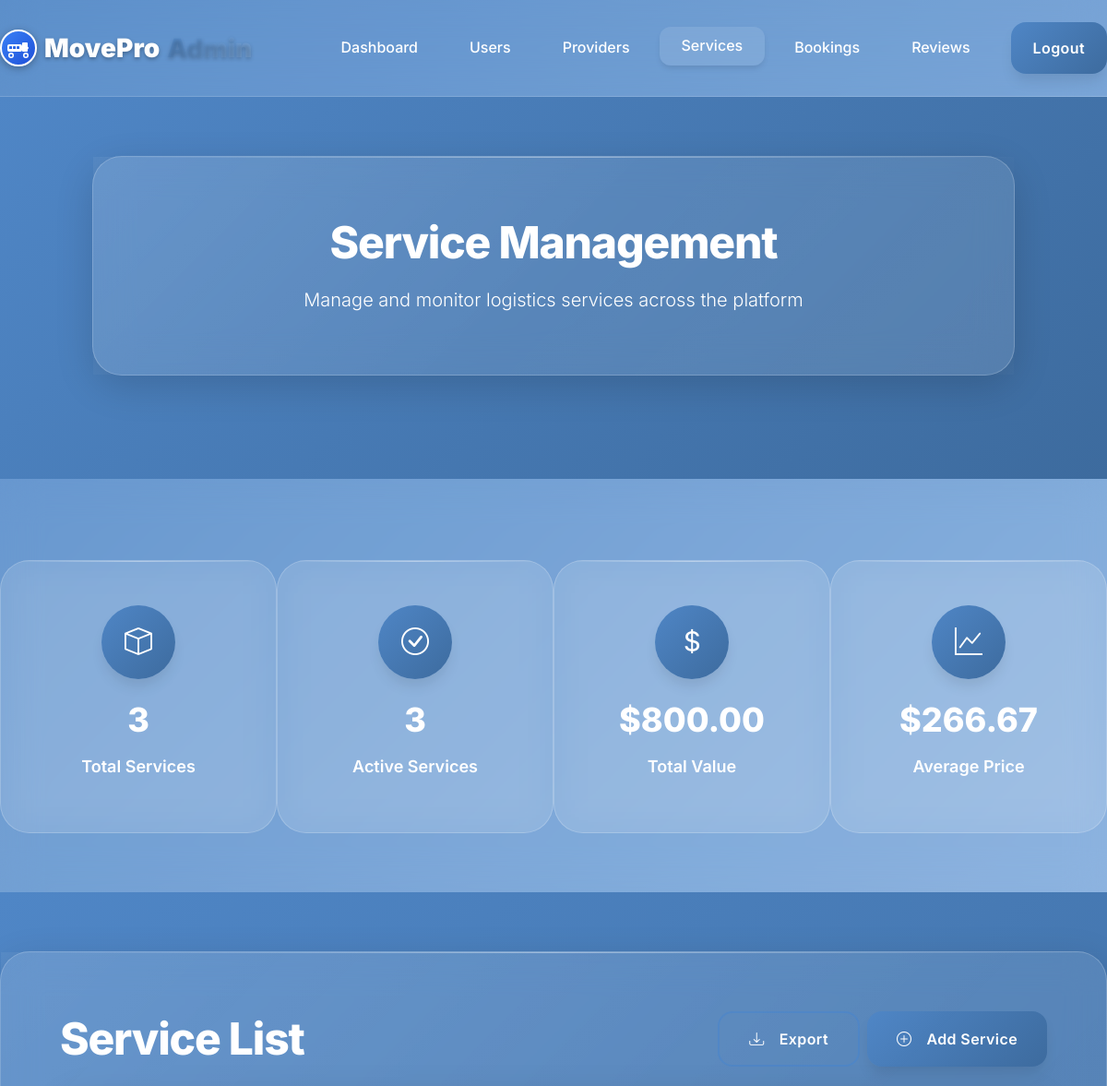
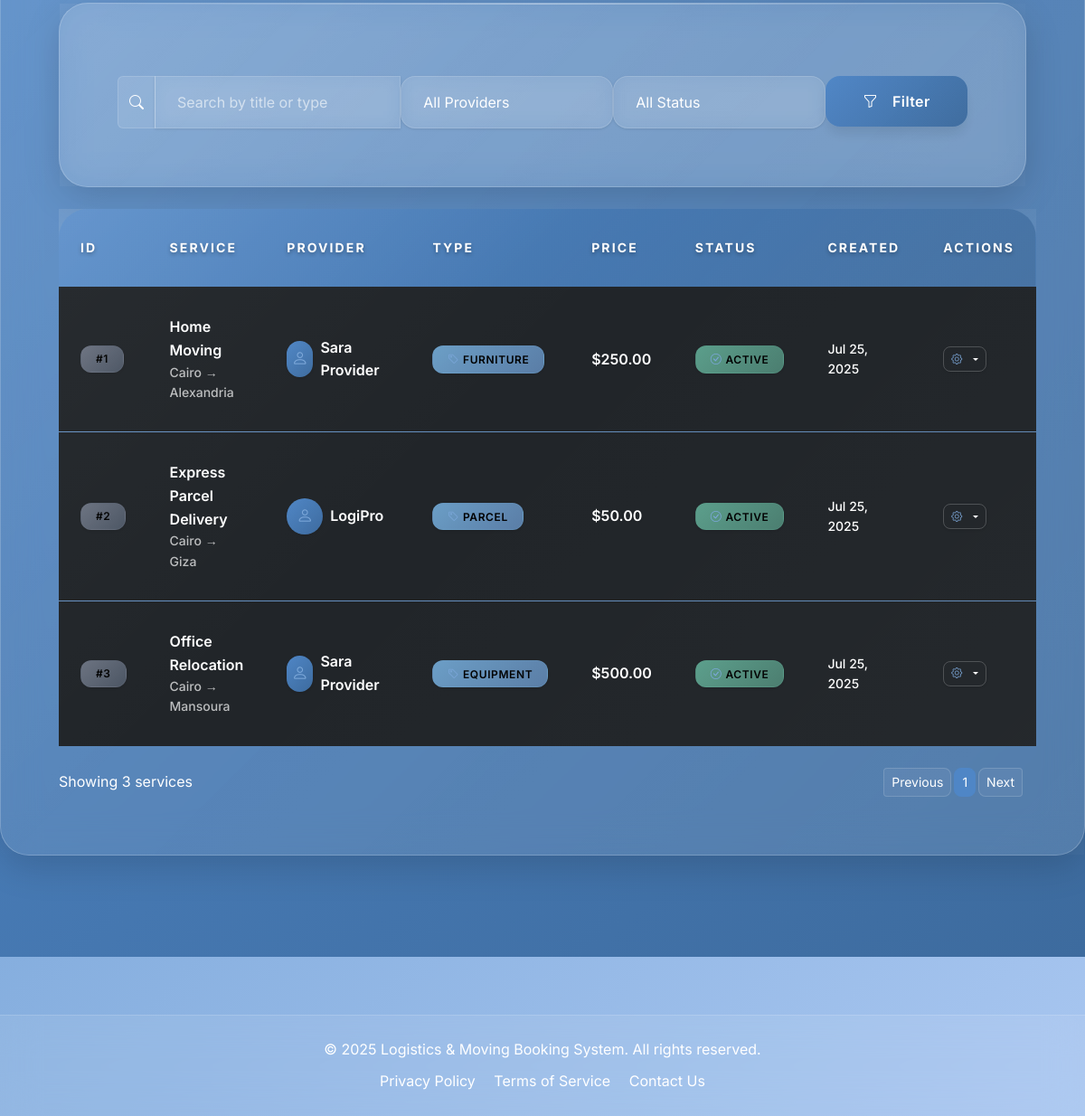
The page /admin_services.php (signed in) on the database its author committed (2 pictures, top to bottom).
### tables this page shows
CREATE TABLE services (
  id INT AUTO_INCREMENT PRIMARY KEY,
  provider_id INT NOT NULL,
  title VARCHAR(150) NOT NULL,
  description TEXT,
  type VARCHAR(50),
  price DECIMAL(10,2) NOT NULL,
  city_from VARCHAR(100),
  city_to VARCHAR(100),
  available_from DATE,
  available_to DATE,
  created_at TIMESTAMP DEFAULT CURRENT_TIMESTAMP,
  status ENUM('active','inactive') DEFAULT 'active',
  FOREIGN KEY (provider_id) REFERENCES users(id) ON DELETE CASCADE
);

CREATE TABLE users (
  id INT AUTO_INCREMENT PRIMARY KEY,
  name VARCHAR(100) NOT NULL,
  email VARCHAR(100) NOT NULL UNIQUE,
  password VARCHAR(255) NOT NULL,
  role ENUM('client','provider','admin') NOT NULL DEFAULT 'client',
  phone VARCHAR(30),
  company_name VARCHAR(100),
  profile_image VARCHAR(255) DEFAULT NULL,
  created_at TIMESTAMP DEFAULT CURRENT_TIMESTAMP,
  status ENUM('active','inactive') DEFAULT 'active',
  rating DECIMAL(2,1) DEFAULT 0.0
);

### public/admin_services.php (the view, shortened to what this page needs)
<?php
require_once __DIR__ . '/../config/db.php';
$statsQuery = "
    SELECT
        COUNT(*) AS total_services,
        SUM(CASE WHEN status = 'active' THEN 1 ELSE 0 END) AS total_active,
        SUM(price) AS total_value,
        AVG(price) AS average_price
    FROM services
";
$statsResult = mysqli_query($conn, $statsQuery);
$stats_data = mysqli_fetch_assoc($statsResult) ?: [
    'total_services' => 0,
    'total_active'   => 0,
    'total_value'    => 0,
    'average_price'  => 0,
];
$where = "WHERE 1";
$search      = trim($_GET['search'] ?? '');
$servicesQuery = "SELECT s.*, u.name AS provider_name FROM services s JOIN users u ON s.provider_id = u.id $where ORDER BY s.created_at DESC";
$servicesResult = mysqli_query($conn, $servicesQuery);
?>
<!DOCTYPE html>
<html lang="en">
<head>
    <link href="https://cdn.jsdelivr.net/npm/bootstrap@5.3.2/dist/css/bootstrap.min.css" rel="stylesheet">
    <link rel="stylesheet" href="https://cdn.jsdelivr.net/npm/bootstrap-icons@1.11.1/font/bootstrap-icons.css">
    <link rel="stylesheet" href="../assets/css/style.css">
</head>
<body class="modern-bg">
    <nav class="navbar navbar-expand-lg navbar-glass">
        <div class="container-fluid">
            <a class="navbar-brand fw-bold fs-3" href="admin.php">
              <img src="../assets/img/logo.svg" alt="MovePro Admin Logo" class="logo-svg">
              <span class="logo-text-white">MovePro</span><span class="logo-text-blue">Admin</span>
            </a>
            <div class="collapse navbar-collapse" id="adminNav">
                <ul class="navbar-nav ms-auto mb-2 mb-lg-0 align-items-center">
                    <li class="nav-item"><a class="nav-link" href="admin.php">Dashboard</a></li>
                    <li class="nav-item"><a class="nav-link" href="admin_users.php">Users</a></li>
                    <li class="nav-item"><a class="nav-link" href="admin_providers.php">Providers</a></li>
                    <li class="nav-item"><a class="nav-link active" href="admin_services.php">Services</a></li>
                    <li class="nav-item"><a class="nav-link" href="admin_bookings.php">Bookings</a></li>
                    <li class="nav-item"><a class="nav-link" href="admin_reviews.php">Reviews</a></li>
                    <li class="nav-item ms-3"><a class="btn btn-primary px-4" href="logout.php">Logout</a></li>
                </ul>
            </div>
        </div>
    </nav>
    <section class="hero-glass d-flex align-items-center justify-content-center text-center position-relative section-gradient" style="min-height: 25vh;">
        <div class="container-fluid">
            <div class="row justify-content-center">
                <div class="col-lg-10">
                    <div class="glass-card">
                        <h1 class="display-5 fw-black mb-3 gradient-text">Service Management</h1>
                        <p class="lead mb-0">Manage and monitor logistics services across the platform</p>
                    </div>
                </div>
            </div>
        </div>
    </section>
    <section class="container-fluid py-6 section-glass">
        <div class="row g-4">
            <div class="col-lg-3 col-md-6 col-sm-6">
                <div class="kpi-card text-center">
                    <div class="kpi-icon mb-3"><i class="bi bi-box"></i></div>
                    <div class="kpi-number"><?= (int)$stats_data['total_services'] ?></div>
                    <div class="kpi-label">Total Services</div>
                </div>
            </div>
            <div class="col-lg-3 col-md-6 col-sm-6">
                <div class="kpi-card text-center">
                    <div class="kpi-icon mb-3"><i class="bi bi-check-circle"></i></div>
                    <div class="kpi-number"><?= (int)$stats_data['total_active'] ?></div>
                    <div class="kpi-label">Active Services</div>
                </div>
            </div>
            <div class="col-lg-3 col-md-6 col-sm-6">
                <div class="kpi-card text-center">
                    <div class="kpi-icon mb-3"><i class="bi bi-currency-dollar"></i></div>
                    <div class="kpi-number">$<?= number_format($stats_data['total_value'] ?? 0, 2) ?></div>
                    <div class="kpi-label">Total Value</div>
                </div>
            </div>
            <div class="col-lg-3 col-md-6 col-sm-6">
                <div class="kpi-card text-center">
                    <div class="kpi-icon mb-3"><i class="bi bi-graph-up"></i></div>
                    <div class="kpi-number">$<?= number_format($stats_data['average_price'] ?? 0, 2) ?></div>
                    <div class="kpi-label">Average Price</div>
                </div>
            </div>
        </div>
    </section>
    <section class="container-fluid py-6 section-gradient">
        <div class="row justify-content-center">
            <div class="col-lg-12">
                <div class="glass-card">
                    <div class="d-flex justify-content-between align-items-center mb-4">
                        <h2 class="gradient-text mb-0">Service List</h2>
                        <div class="d-flex gap-2">
                            <button class="btn btn-outline-primary" onclick="exportServices()"><i class="bi bi-download me-2"></i>Export</button>
                            <button class="btn btn-primary" onclick="showAddServiceModal()"><i class="bi bi-plus-circle me-2"></i>Add Service</button>
                        </div>
                    </div>
                    <div class="glass-card mb-4">
                        <form class="row g-3" method="get">
                            <div class="col-md-4">
                                <div class="input-group">
                                    <span class="input-group-text"><i class="bi bi-search"></i></span>
                                    <input type="text" name="search" class="form-control" placeholder="Search by title or type" value="<?= htmlspecialchars($search) ?>">
                                </div>
                            </div>
                            <div class="col-md-3">
                                <select name="provider_id" class="form-select">
                                    <option value="">All Providers</option>
                                </select>
                            </div>
                            <div class="col-md-3">
                                <select name="status" class="form-select">
                                    <option value="">All Status</option>
                                </select>
                            </div>
                            <div class="col-md-2">
                                <button type="submit" class="btn btn-primary w-100"><i class="bi bi-funnel me-2"></i>Filter</button>
                            </div>
                        </form>
                    </div>
                    <div class="table-responsive">
                        <table class="table table-dark align-middle mb-0">
                            <thead>
                                <tr>
                                    <th>ID</th>
                                    <th>Service</th>
                                    <th>Provider</th>
                                    <th>Type</th>
                                    <th>Price</th>
                                    <th>Status</th>
                                    <th>Created</th>
                                    <th>Actions</th>
                                </tr>
                            </thead>
                            <tbody>
                                <?php while ($s = mysqli_fetch_assoc($servicesResult)): ?>
                                    <?php
                                    $statusBadge = $s['status'] === 'active' ? 'bg-success' : 'bg-secondary';
                                    $statusIcon  = $s['status'] === 'active' ? 'bi-check-circle' : 'bi-x-circle';
                                    $statusText  = ucfirst($s['status']);
                                    ?>
                                    <tr>
                                        <td><span class="badge bg-secondary">#<?= (int)$s['id'] ?></span></td>
                                        <td>
                                            <div class="fw-semibold"><?= htmlspecialchars($s['title']) ?></div>
                                            <div class="text-sm text-muted"><?= htmlspecialchars($s['city_from']) ?> &rarr; <?= htmlspecialchars($s['city_to']) ?></div>
                                        </td>
                                        <td>
                                            <div class="d-flex align-items-center">
                                                <div class="user-avatar me-2"><i class="bi bi-person"></i></div>
                                                <span class="fw-semibold"><?= htmlspecialchars($s['provider_name']) ?></span>
                                            </div>
                                        </td>
                                        <td>
                                            <span class="badge bg-info">
                                                <i class="bi bi-tag me-1"></i><?= htmlspecialchars($s['type']) ?>
                                            </span>
                                        </td>
                                        <td class="number-cell">$<?= number_format($s['price'], 2) ?></td>
                                        <td>
                                            <span class="badge <?= $statusBadge ?>">
                                                <i class="bi <?= $statusIcon ?> me-1"></i><?= $statusText ?>
                                            </span>
                                        </td>
                                        <td class="date-cell"><?= date('M d, Y', strtotime($s['created_at'])) ?></td>
                                        <td>
                                            <div class="btn-group">
                                                <button type="button" class="btn btn-sm btn-outline-primary dropdown-toggle" data-bs-toggle="dropdown" data-bs-boundary="viewport">
                                                    <i class="bi bi-gear"></i>
                                                </button>
                                            </div>
                                        </td>
                                    </tr>
                                <?php endwhile; ?>
                            </tbody>
                        </table>
                    </div>
                    <div class="d-flex justify-content-between align-items-center mt-4">
                        <div class="text-muted">Showing <?= mysqli_num_rows($servicesResult) ?> services</div>
                        <nav aria-label="Service pagination">
                            <ul class="pagination pagination-sm mb-0">
                                <li class="page-item disabled"><a class="page-link" href="#">Previous</a></li>
                                <li class="page-item active"><a class="page-link" href="#">1</a></li>
                                <li class="page-item disabled"><a class="page-link" href="#">Next</a></li>
                            </ul>
                        </nav>
                    </div>
                </div>
            </div>
        </div>
    </section>
    <footer class="footer-glass text-center py-4">
        <div class="container-fluid">
            <div class="row">
                <div class="col-12">
                    <p class="mb-2">&copy; <?= date('Y') ?> Logistics &amp; Moving Booking System. All rights reserved.</p>
                    <p class="mb-0">
                        <a href="#privacy" class="text-decoration-none me-3">Privacy Policy</a>
                        <a href="#terms" class="text-decoration-none me-3">Terms of Service</a>
                        <a href="#contact" class="text-decoration-none">Contact Us</a>
                    </p>
                </div>
            </div>
        </div>
    </footer>
</body>
</html>

### public/admin_services.php (style rules this page uses)
.table-responsive { overflow-y: visible; }

### rows shown on the page
services: id "1", title "Home Moving", city_from "Cairo", city_to "Alexandria", provider.name "Sara Provider", type "FURNITURE", price "250.00", status "ACTIVE", created_at "Jul 25, 2025"
services: id "2", title "Express Parcel Delivery", city_from "Cairo", city_to "Giza", provider.name "LogiPro", type "PARCEL", price "50.00", status "ACTIVE", created_at "Jul 25, 2025"
services: id "3", title "Office Relocation", city_from "Cairo", city_to "Mansoura", provider.name "Sara Provider", type "EQUIPMENT", price "500.00", status "ACTIVE", created_at "Jul 25, 2025"

### other values the page prints
$stats_data['total_services'] "3"
$stats_data['total_active'] "3"
$stats_data['total_value'] "800.00"
$stats_data['average_price'] "266.67"
mysqli_num_rows($servicesResult) "3"
